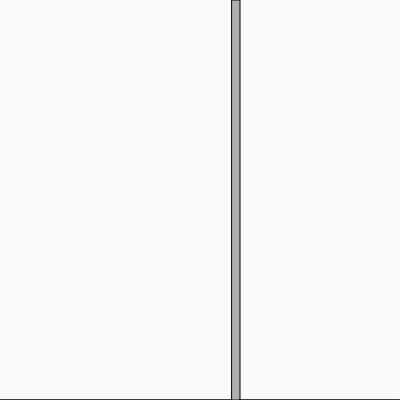
Frame 1 (no input)
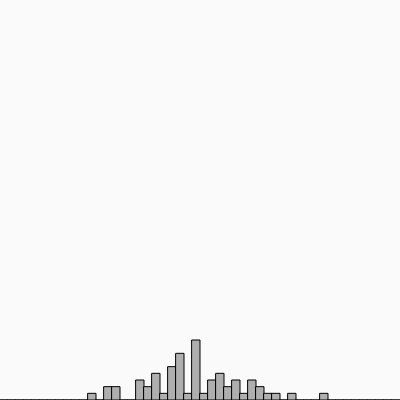
Frame 60 (no input)
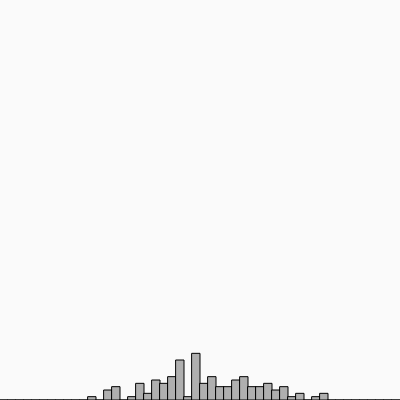
Frame 120 (the mouse pressed at the canvas centre since frame 60)

The p5.js sketch that drew these frames (run headless with seeded random() and noise() and a simulated clock; from frame 60 on, the mouse is pressed at the canvas centre):

// p5.js sketch
// ── sketch.js
// Gaussian Distribution

// array will span length of screen in for-loop at bottom of code
let dist = [];

// we will use count to map(draws, 0, count, 0, height)
let count = 0;

// max 400 (width of canvas)
let granularity = 50;

let r;
let barWidth;
let mean;
let sd;

function setup() {
	createCanvas(400, 400);

	// create granularity array, initialize each index at 0
	for (let i = 0; i < granularity; i++) {
		dist[i] = 0;
	}

  // same value, could use same variable, but used for different concepts in code
	r = int(width / granularity);
	barWidth = width/dist.length;

	mean = width / 2;
	sd = 50;
}

function draw() {

	background(250);
  let x = randomGaussian(mean, sd);
	count++;

	// round number so it corresponds to array index, then increment the index
	let f = round(x/r);
	dist[f]++;

	stroke(0);
	fill(175);

	for (let i = 0; i < dist.length; i++) {
		let m = map(dist[i], 0, count, 0, height);
		rect(i * barWidth, height - m, width / dist.length, m);
	}
}

// montecarlo function not used in this sketch
function montecarlo() {
  // We do this “forever” until we find a qualifying random value.
  while (true) {
   // Pick a random value.
   let r1 = random(1);
    // Assign a probability.
    let prob = r1;
    // Pick a second random value.
    let r2 = random(1);

    // Does it qualify? If so, we’re done!
    if (r2 < prob) {
      return r1;
    }
  }
}
